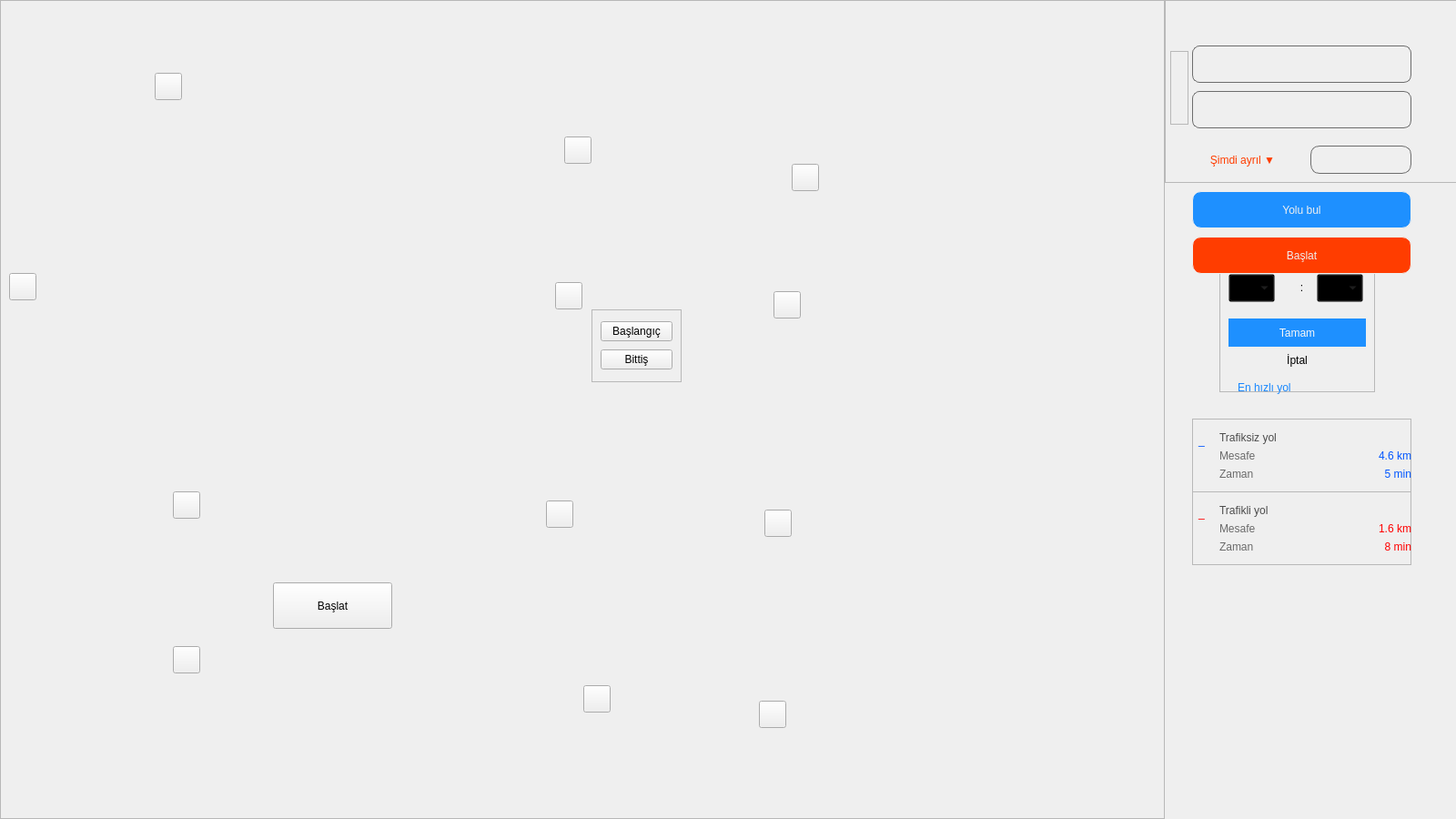
<?xml version="1.0" encoding="UTF-8"?>
<ui version="4.0">
 <class>MainWindow</class>
 <widget class="QMainWindow" name="MainWindow">
  <property name="geometry">
   <rect>
    <x>0</x>
    <y>0</y>
    <width>1600</width>
    <height>900</height>
   </rect>
  </property>
  <property name="windowTitle">
   <string>MainWindow</string>
  </property>
  <widget class="QWidget" name="centralwidget">
   <widget class="QFrame" name="frame">
    <property name="geometry">
     <rect>
      <x>0</x>
      <y>0</y>
      <width>1280</width>
      <height>900</height>
     </rect>
    </property>
    <property name="styleSheet">
     <string notr="true">QFrame#frame{
	background-image: url(:/images/images/map.png);
}</string>
    </property>
    <property name="frameShape">
     <enum>QFrame::StyledPanel</enum>
    </property>
    <property name="frameShadow">
     <enum>QFrame::Raised</enum>
    </property>
    <widget class="QGraphicsView" name="graphicsView">
     <property name="geometry">
      <rect>
       <x>0</x>
       <y>0</y>
       <width>1280</width>
       <height>900</height>
      </rect>
     </property>
     <property name="styleSheet">
      <string notr="true">background-color: transparent;</string>
     </property>
     <property name="frameShape">
      <enum>QFrame::NoFrame</enum>
     </property>
    </widget>
    <widget class="QPushButton" name="node_1">
     <property name="geometry">
      <rect>
       <x>840</x>
       <y>560</y>
       <width>30</width>
       <height>30</height>
      </rect>
     </property>
     <property name="styleSheet">
      <string notr="true">QPushButton:hover{
	image: url(:/images/images/current.png);
}</string>
     </property>
     <property name="text">
      <string/>
     </property>
    </widget>
    <widget class="QPushButton" name="node_2">
     <property name="geometry">
      <rect>
       <x>850</x>
       <y>320</y>
       <width>30</width>
       <height>30</height>
      </rect>
     </property>
     <property name="styleSheet">
      <string notr="true">QPushButton:hover{
	image: url(:/images/images/current.png);
}</string>
     </property>
     <property name="text">
      <string/>
     </property>
    </widget>
    <widget class="QPushButton" name="node_3">
     <property name="geometry">
      <rect>
       <x>610</x>
       <y>310</y>
       <width>30</width>
       <height>30</height>
      </rect>
     </property>
     <property name="text">
      <string/>
     </property>
    </widget>
    <widget class="QPushButton" name="node_4">
     <property name="geometry">
      <rect>
       <x>600</x>
       <y>550</y>
       <width>30</width>
       <height>30</height>
      </rect>
     </property>
     <property name="styleSheet">
      <string notr="true">color: rgb(85, 170, 0);
font: 63 16pt &quot;Bahnschrift SemiBold&quot;;</string>
     </property>
     <property name="text">
      <string/>
     </property>
    </widget>
    <widget class="QPushButton" name="node_5">
     <property name="geometry">
      <rect>
       <x>190</x>
       <y>540</y>
       <width>30</width>
       <height>30</height>
      </rect>
     </property>
     <property name="styleSheet">
      <string notr="true">QPushButton:hover{
	image: url(:/images/images/current.png);
}</string>
     </property>
     <property name="text">
      <string/>
     </property>
    </widget>
    <widget class="QPushButton" name="node_6">
     <property name="geometry">
      <rect>
       <x>190</x>
       <y>710</y>
       <width>30</width>
       <height>30</height>
      </rect>
     </property>
     <property name="styleSheet">
      <string notr="true">QPushButton:hover{
	image: url(:/images/images/current.png);
}</string>
     </property>
     <property name="text">
      <string/>
     </property>
    </widget>
    <widget class="QFrame" name="start_frame">
     <property name="geometry">
      <rect>
       <x>650</x>
       <y>340</y>
       <width>99</width>
       <height>80</height>
      </rect>
     </property>
     <property name="frameShape">
      <enum>QFrame::StyledPanel</enum>
     </property>
     <property name="frameShadow">
      <enum>QFrame::Raised</enum>
     </property>
     <layout class="QVBoxLayout" name="verticalLayout">
      <item>
       <widget class="QPushButton" name="start_point">
        <property name="styleSheet">
         <string notr="true">font: 63 12pt &quot;Bahnschrift SemiBold&quot;;</string>
        </property>
        <property name="text">
         <string>Başlangıç</string>
        </property>
       </widget>
      </item>
      <item>
       <widget class="QPushButton" name="end_point">
        <property name="styleSheet">
         <string notr="true">font: 63 12pt &quot;Bahnschrift SemiBold&quot;;</string>
        </property>
        <property name="text">
         <string>Bittiş</string>
        </property>
       </widget>
      </item>
     </layout>
    </widget>
    <widget class="QPushButton" name="start_btn">
     <property name="geometry">
      <rect>
       <x>300</x>
       <y>640</y>
       <width>131</width>
       <height>51</height>
      </rect>
     </property>
     <property name="styleSheet">
      <string notr="true">font: 63 12pt &quot;Bahnschrift SemiBold&quot;;</string>
     </property>
     <property name="text">
      <string>Başlat</string>
     </property>
    </widget>
    <widget class="QPushButton" name="node_7">
     <property name="geometry">
      <rect>
       <x>641</x>
       <y>753</y>
       <width>30</width>
       <height>30</height>
      </rect>
     </property>
     <property name="styleSheet">
      <string notr="true">QPushButton:hover{
	image: url(:/images/images/current.png);
}</string>
     </property>
     <property name="text">
      <string/>
     </property>
    </widget>
    <widget class="QPushButton" name="node_8">
     <property name="geometry">
      <rect>
       <x>834</x>
       <y>770</y>
       <width>30</width>
       <height>30</height>
      </rect>
     </property>
     <property name="styleSheet">
      <string notr="true">QPushButton:hover{
	image: url(:/images/images/current.png);
}</string>
     </property>
     <property name="text">
      <string/>
     </property>
    </widget>
    <widget class="QPushButton" name="node_9">
     <property name="geometry">
      <rect>
       <x>170</x>
       <y>80</y>
       <width>30</width>
       <height>30</height>
      </rect>
     </property>
     <property name="styleSheet">
      <string notr="true">QPushButton:hover{
	image: url(:/images/images/current.png);
}</string>
     </property>
     <property name="text">
      <string/>
     </property>
    </widget>
    <widget class="QPushButton" name="node_10">
     <property name="geometry">
      <rect>
       <x>620</x>
       <y>150</y>
       <width>30</width>
       <height>30</height>
      </rect>
     </property>
     <property name="styleSheet">
      <string notr="true">QPushButton:hover{
	image: url(:/images/images/goto.png);
}</string>
     </property>
     <property name="text">
      <string/>
     </property>
    </widget>
    <widget class="QPushButton" name="node_11">
     <property name="geometry">
      <rect>
       <x>870</x>
       <y>180</y>
       <width>30</width>
       <height>30</height>
      </rect>
     </property>
     <property name="styleSheet">
      <string notr="true">QPushButton:hover{
	image: url(:/images/images/current.png);
}</string>
     </property>
     <property name="text">
      <string/>
     </property>
    </widget>
    <widget class="QPushButton" name="node_12">
     <property name="geometry">
      <rect>
       <x>10</x>
       <y>300</y>
       <width>30</width>
       <height>30</height>
      </rect>
     </property>
     <property name="styleSheet">
      <string notr="true">QPushButton:hover{
	image: url(:/images/images/current.png);
}</string>
     </property>
     <property name="text">
      <string/>
     </property>
    </widget>
    <widget class="QFrame" name="animation_frame">
     <property name="geometry">
      <rect>
       <x>290</x>
       <y>50</y>
       <width>40</width>
       <height>40</height>
      </rect>
     </property>
     <property name="styleSheet">
      <string notr="true">image: url(:/images/images/animation.png);</string>
     </property>
     <property name="frameShape">
      <enum>QFrame::NoFrame</enum>
     </property>
     <property name="frameShadow">
      <enum>QFrame::Raised</enum>
     </property>
    </widget>
   </widget>
   <widget class="QFrame" name="frame_2">
    <property name="geometry">
     <rect>
      <x>1280</x>
      <y>0</y>
      <width>321</width>
      <height>201</height>
     </rect>
    </property>
    <property name="frameShape">
     <enum>QFrame::StyledPanel</enum>
    </property>
    <property name="frameShadow">
     <enum>QFrame::Raised</enum>
    </property>
    <widget class="QLineEdit" name="depart_line">
     <property name="geometry">
      <rect>
       <x>30</x>
       <y>50</y>
       <width>241</width>
       <height>41</height>
      </rect>
     </property>
     <property name="styleSheet">
      <string notr="true">QLineEdit{
	font: 63 12pt &quot;Bahnschrift&quot;;
border: 1px solid rgb(109, 109, 109);
border-radius: 8px;
background-color: transparent;
}
QLineEdit:hover{
border: 1px solid rgb(32, 166, 255);
}</string>
     </property>
     <property name="inputMask">
      <string/>
     </property>
     <property name="cursorPosition">
      <number>0</number>
     </property>
     <property name="alignment">
      <set>Qt::AlignLeading|Qt::AlignLeft|Qt::AlignVCenter</set>
     </property>
     <property name="placeholderText">
      <string/>
     </property>
     <property name="cursorMoveStyle">
      <enum>Qt::LogicalMoveStyle</enum>
     </property>
     <property name="clearButtonEnabled">
      <bool>false</bool>
     </property>
    </widget>
    <widget class="QPushButton" name="reverse_btn">
     <property name="geometry">
      <rect>
       <x>280</x>
       <y>79</y>
       <width>25</width>
       <height>30</height>
      </rect>
     </property>
     <property name="styleSheet">
      <string notr="true">QPushButton{
border: 0px;
	image: url(:/images/images/swap.png);
}
QPushButton:hover{
border-radius: 10px;
	background-color: rgb(209, 209, 209);
}</string>
     </property>
     <property name="text">
      <string/>
     </property>
    </widget>
    <widget class="QFrame" name="frame_3">
     <property name="geometry">
      <rect>
       <x>6</x>
       <y>56</y>
       <width>20</width>
       <height>81</height>
      </rect>
     </property>
     <property name="styleSheet">
      <string notr="true">image: url(:/images/images/location.png);</string>
     </property>
     <property name="frameShape">
      <enum>QFrame::StyledPanel</enum>
     </property>
     <property name="frameShadow">
      <enum>QFrame::Raised</enum>
     </property>
    </widget>
    <widget class="QLineEdit" name="depaarture_line">
     <property name="geometry">
      <rect>
       <x>30</x>
       <y>100</y>
       <width>241</width>
       <height>41</height>
      </rect>
     </property>
     <property name="styleSheet">
      <string notr="true">QLineEdit{
	font: 63 12pt &quot;Bahnschrift&quot;;
border: 1px solid rgb(109, 109, 109);
border-radius: 8px;
background-color: transparent;
}
QLineEdit:hover{
border: 1px solid rgb(32, 166, 255);
}</string>
     </property>
     <property name="inputMask">
      <string/>
     </property>
     <property name="cursorPosition">
      <number>0</number>
     </property>
     <property name="alignment">
      <set>Qt::AlignLeading|Qt::AlignLeft|Qt::AlignVCenter</set>
     </property>
     <property name="placeholderText">
      <string/>
     </property>
     <property name="cursorMoveStyle">
      <enum>Qt::LogicalMoveStyle</enum>
     </property>
     <property name="clearButtonEnabled">
      <bool>false</bool>
     </property>
    </widget>
    <widget class="QPushButton" name="preferences_btn">
     <property name="geometry">
      <rect>
       <x>160</x>
       <y>160</y>
       <width>111</width>
       <height>31</height>
      </rect>
     </property>
     <property name="styleSheet">
      <string notr="true">QPushButton{
border: 1px solid rgb(109, 109, 109);
border-radius: 10px;
	image: url(:/images/images/preferences.png);
}
QPushButton:hover{
	background-color: rgb(209, 209, 209);
}</string>
     </property>
     <property name="text">
      <string/>
     </property>
    </widget>
    <widget class="QPushButton" name="change_time_btn">
     <property name="geometry">
      <rect>
       <x>30</x>
       <y>160</y>
       <width>111</width>
       <height>31</height>
      </rect>
     </property>
     <property name="styleSheet">
      <string notr="true">QPushButton{
	color: #ff3d00;
border: 0px;
border-radius: 10px;
	font: 63 12pt &quot;Bahnschrift SemiBold&quot;;
}
QPushButton:hover{
	background-color: rgb(209, 209, 209);
}</string>
     </property>
     <property name="text">
      <string>Şimdi ayrıl ▼</string>
     </property>
    </widget>
   </widget>
   <widget class="QFrame" name="set_time_frame">
    <property name="geometry">
     <rect>
      <x>1310</x>
      <y>200</y>
      <width>171</width>
      <height>0</height>
     </rect>
    </property>
    <property name="styleSheet">
     <string notr="true">QFrame#set_time_frame{


}</string>
    </property>
    <property name="frameShape">
     <enum>QFrame::StyledPanel</enum>
    </property>
    <property name="frameShadow">
     <enum>QFrame::Raised</enum>
    </property>
    <layout class="QVBoxLayout" name="verticalLayout_2">
     <property name="spacing">
      <number>0</number>
     </property>
     <property name="leftMargin">
      <number>5</number>
     </property>
     <property name="topMargin">
      <number>0</number>
     </property>
     <property name="rightMargin">
      <number>0</number>
     </property>
     <property name="bottomMargin">
      <number>0</number>
     </property>
     <item>
      <widget class="QPushButton" name="depart_now">
       <property name="minimumSize">
        <size>
         <width>0</width>
         <height>31</height>
        </size>
       </property>
       <property name="maximumSize">
        <size>
         <width>89</width>
         <height>16777215</height>
        </size>
       </property>
       <property name="styleSheet">
        <string notr="true">QPushButton{
	color: rgb(108, 108, 108);
border: 2px solid  transparent;
	font: 63 12pt &quot;Bahnschrift SemiBold&quot;;
}
QPushButton:hover{
border-left: 2px solid  #ff3d00;
}</string>
       </property>
       <property name="text">
        <string>Şimdi ayrıl</string>
       </property>
      </widget>
     </item>
     <item>
      <widget class="QPushButton" name="change_time">
       <property name="minimumSize">
        <size>
         <width>0</width>
         <height>31</height>
        </size>
       </property>
       <property name="maximumSize">
        <size>
         <width>160</width>
         <height>16777215</height>
        </size>
       </property>
       <property name="styleSheet">
        <string notr="true">QPushButton{
	color: rgb(108, 108, 108);
border: 2px solid  transparent;
	font: 63 12pt &quot;Bahnschrift SemiBold&quot;;
}
QPushButton:hover{
border-left: 2px solid  #ff3d00;
}</string>
       </property>
       <property name="text">
        <string>Kalkış saatini ayarla</string>
       </property>
      </widget>
     </item>
    </layout>
   </widget>
   <widget class="QFrame" name="time_frame">
    <property name="geometry">
     <rect>
      <x>1340</x>
      <y>280</y>
      <width>171</width>
      <height>151</height>
     </rect>
    </property>
    <property name="styleSheet">
     <string notr="true"/>
    </property>
    <property name="frameShape">
     <enum>QFrame::StyledPanel</enum>
    </property>
    <property name="frameShadow">
     <enum>QFrame::Raised</enum>
    </property>
    <widget class="QPushButton" name="ok_btn">
     <property name="geometry">
      <rect>
       <x>10</x>
       <y>70</y>
       <width>151</width>
       <height>31</height>
      </rect>
     </property>
     <property name="styleSheet">
      <string notr="true">QPushButton{
	color: rgb(248, 248, 248);
	font: 63 12pt &quot;Bahnschrift SemiBold&quot;;
border: 0px;
	background-color: rgb(30, 144, 255);
}
QPushButton:hover{
	color: rgb(45, 45, 45);
	background-color: rgb(209, 209, 209);
}</string>
     </property>
     <property name="text">
      <string>Tamam</string>
     </property>
    </widget>
    <widget class="QPushButton" name="cancel_btn">
     <property name="geometry">
      <rect>
       <x>10</x>
       <y>100</y>
       <width>151</width>
       <height>31</height>
      </rect>
     </property>
     <property name="styleSheet">
      <string notr="true">QPushButton{
	font: 63 12pt &quot;Bahnschrift SemiBold&quot;;
border: 0px;
}
QPushButton:hover{
	background-color: rgb(209, 209, 209);
}</string>
     </property>
     <property name="text">
      <string>İptal</string>
     </property>
    </widget>
    <widget class="QComboBox" name="hours_combo">
     <property name="geometry">
      <rect>
       <x>10</x>
       <y>21</y>
       <width>51</width>
       <height>31</height>
      </rect>
     </property>
     <property name="styleSheet">
      <string notr="true">QComboBox{
	color: rgb(47, 47, 47);
background-color: transparent;
	font: 63 12pt &quot;Bahnschrift SemiBold&quot;;
}</string>
     </property>
     <property name="currentText">
      <string/>
     </property>
     <property name="currentIndex">
      <number>-1</number>
     </property>
    </widget>
    <widget class="QLabel" name="label">
     <property name="geometry">
      <rect>
       <x>80</x>
       <y>20</y>
       <width>21</width>
       <height>31</height>
      </rect>
     </property>
     <property name="styleSheet">
      <string notr="true">font: 63 12pt &quot;Bahnschrift SemiBold&quot;;</string>
     </property>
     <property name="text">
      <string>:</string>
     </property>
     <property name="alignment">
      <set>Qt::AlignCenter</set>
     </property>
    </widget>
    <widget class="QComboBox" name="min_combo">
     <property name="geometry">
      <rect>
       <x>107</x>
       <y>21</y>
       <width>51</width>
       <height>31</height>
      </rect>
     </property>
     <property name="styleSheet">
      <string notr="true">QComboBox{
	color: rgb(47, 47, 47);
background-color: transparent;
	font: 63 12pt &quot;Bahnschrift SemiBold&quot;;
}</string>
     </property>
     <property name="currentText">
      <string/>
     </property>
     <property name="currentIndex">
      <number>-1</number>
     </property>
    </widget>
   </widget>
   <widget class="QPushButton" name="find_path_btn">
    <property name="geometry">
     <rect>
      <x>1310</x>
      <y>210</y>
      <width>241</width>
      <height>41</height>
     </rect>
    </property>
    <property name="styleSheet">
     <string notr="true">QPushButton{
	font: 63 14pt &quot;Bahnschrift SemiBold&quot;;
	color: rgb(239, 239, 239);
border: 1px solid rgb(239, 239, 239);
border-radius: 10px;
	background-color: rgb(30, 144, 255);
}
QPushButton:hover{
	color: rgb(45, 45, 45);
	background-color: rgb(209, 209, 209);
}</string>
    </property>
    <property name="text">
     <string>Yolu bul</string>
    </property>
   </widget>
   <widget class="QFrame" name="preferences_frame">
    <property name="geometry">
     <rect>
      <x>1551</x>
      <y>200</y>
      <width>0</width>
      <height>221</height>
     </rect>
    </property>
    <property name="frameShape">
     <enum>QFrame::StyledPanel</enum>
    </property>
    <property name="frameShadow">
     <enum>QFrame::Raised</enum>
    </property>
    <widget class="QLabel" name="label_2">
     <property name="geometry">
      <rect>
       <x>0</x>
       <y>0</y>
       <width>151</width>
       <height>41</height>
      </rect>
     </property>
     <property name="styleSheet">
      <string notr="true">font: 63 18pt &quot;Bahnschrift SemiBold&quot;;</string>
     </property>
     <property name="text">
      <string>Tercihler</string>
     </property>
     <property name="alignment">
      <set>Qt::AlignLeading|Qt::AlignLeft|Qt::AlignVCenter</set>
     </property>
    </widget>
    <widget class="QPushButton" name="close_btn">
     <property name="geometry">
      <rect>
       <x>190</x>
       <y>0</y>
       <width>41</width>
       <height>41</height>
      </rect>
     </property>
     <property name="styleSheet">
      <string notr="true">QPushButton{
	color: rgb(136, 136, 136);
	font: 63 14pt &quot;Bahnschrift SemiBold&quot;;
border: 0px;
}
QPushButton:hover{
	color: rgb(63, 63, 63);
}</string>
     </property>
     <property name="text">
      <string>X</string>
     </property>
    </widget>
    <widget class="QPushButton" name="fastest_btn">
     <property name="geometry">
      <rect>
       <x>20</x>
       <y>60</y>
       <width>91</width>
       <height>31</height>
      </rect>
     </property>
     <property name="minimumSize">
      <size>
       <width>0</width>
       <height>31</height>
      </size>
     </property>
     <property name="maximumSize">
      <size>
       <width>160</width>
       <height>16777215</height>
      </size>
     </property>
     <property name="styleSheet">
      <string notr="true">QPushButton{
	color: rgb(108, 108, 108);
border: 2px solid  transparent;
	font: 63 12pt &quot;Bahnschrift SemiBold&quot;;
}
QPushButton:hover{
border-left: 2px solid   rgb(63, 63, 63);
	color:  rgb(63, 63, 63);
}</string>
     </property>
     <property name="text">
      <string>En hızlı yol</string>
     </property>
    </widget>
    <widget class="QPushButton" name="shortest_btn">
     <property name="geometry">
      <rect>
       <x>20</x>
       <y>100</y>
       <width>91</width>
       <height>31</height>
      </rect>
     </property>
     <property name="minimumSize">
      <size>
       <width>0</width>
       <height>31</height>
      </size>
     </property>
     <property name="maximumSize">
      <size>
       <width>160</width>
       <height>16777215</height>
      </size>
     </property>
     <property name="styleSheet">
      <string notr="true">QPushButton{
	color: rgb(108, 108, 108);
border: 2px solid  transparent;
	font: 63 12pt &quot;Bahnschrift SemiBold&quot;;
}
QPushButton:hover{
border-left: 2px solid   rgb(63, 63, 63);
	color:  rgb(63, 63, 63);
}</string>
     </property>
     <property name="text">
      <string>En kısa yol</string>
     </property>
    </widget>
    <widget class="QPushButton" name="find_path_btn_2">
     <property name="geometry">
      <rect>
       <x>0</x>
       <y>150</y>
       <width>241</width>
       <height>41</height>
      </rect>
     </property>
     <property name="styleSheet">
      <string notr="true">QPushButton{
	font: 63 14pt &quot;Bahnschrift SemiBold&quot;;
	color: rgb(239, 239, 239);
border: 1px solid rgb(239, 239, 239);
border-radius: 10px;
	background-color: rgb(30, 144, 255);
}
QPushButton:hover{
	color: rgb(45, 45, 45);
	background-color: rgb(209, 209, 209);
}</string>
     </property>
     <property name="text">
      <string>Yolu bul</string>
     </property>
    </widget>
   </widget>
   <widget class="QFrame" name="trafiksiz_frame">
    <property name="geometry">
     <rect>
      <x>1310</x>
      <y>460</y>
      <width>241</width>
      <height>81</height>
     </rect>
    </property>
    <property name="frameShape">
     <enum>QFrame::StyledPanel</enum>
    </property>
    <property name="frameShadow">
     <enum>QFrame::Raised</enum>
    </property>
    <widget class="QLabel" name="label_3">
     <property name="geometry">
      <rect>
       <x>0</x>
       <y>10</y>
       <width>21</width>
       <height>21</height>
      </rect>
     </property>
     <property name="styleSheet">
      <string notr="true">color: rgb(0, 85, 255);
font: 63 38pt &quot;Bahnschrift SemiBold&quot;;</string>
     </property>
     <property name="text">
      <string>_</string>
     </property>
     <property name="alignment">
      <set>Qt::AlignBottom|Qt::AlignHCenter</set>
     </property>
    </widget>
    <widget class="QLabel" name="label_4">
     <property name="geometry">
      <rect>
       <x>30</x>
       <y>10</y>
       <width>131</width>
       <height>21</height>
      </rect>
     </property>
     <property name="styleSheet">
      <string notr="true">font: 63 14pt &quot;Bahnschrift SemiBold&quot;;
color: rgb(75, 75, 75);</string>
     </property>
     <property name="text">
      <string>Trafiksiz yol</string>
     </property>
    </widget>
    <widget class="QLabel" name="label_5">
     <property name="geometry">
      <rect>
       <x>30</x>
       <y>30</y>
       <width>71</width>
       <height>21</height>
      </rect>
     </property>
     <property name="styleSheet">
      <string notr="true">font: 63 12pt &quot;Bahnschrift SemiBold&quot;;
color: rgb(106, 106, 106);</string>
     </property>
     <property name="text">
      <string>Mesafe</string>
     </property>
    </widget>
    <widget class="QLabel" name="label_6">
     <property name="geometry">
      <rect>
       <x>30</x>
       <y>50</y>
       <width>91</width>
       <height>21</height>
      </rect>
     </property>
     <property name="styleSheet">
      <string notr="true">font: 63 12pt &quot;Bahnschrift SemiBold&quot;;
color: rgb(106, 106, 106);</string>
     </property>
     <property name="text">
      <string>Zaman</string>
     </property>
    </widget>
    <widget class="QLabel" name="trafiksiz_distance">
     <property name="geometry">
      <rect>
       <x>170</x>
       <y>30</y>
       <width>71</width>
       <height>21</height>
      </rect>
     </property>
     <property name="styleSheet">
      <string notr="true">font: 63 12pt &quot;Bahnschrift SemiBold&quot;;
color: rgb(0, 85, 255);</string>
     </property>
     <property name="text">
      <string>4.6 km</string>
     </property>
     <property name="alignment">
      <set>Qt::AlignRight|Qt::AlignTrailing|Qt::AlignVCenter</set>
     </property>
    </widget>
    <widget class="QLabel" name="trafiksiz_time">
     <property name="geometry">
      <rect>
       <x>170</x>
       <y>50</y>
       <width>71</width>
       <height>21</height>
      </rect>
     </property>
     <property name="styleSheet">
      <string notr="true">font: 63 12pt &quot;Bahnschrift SemiBold&quot;;
color: rgb(0, 85, 255);</string>
     </property>
     <property name="text">
      <string>5 min</string>
     </property>
     <property name="alignment">
      <set>Qt::AlignRight|Qt::AlignTrailing|Qt::AlignVCenter</set>
     </property>
    </widget>
   </widget>
   <widget class="QFrame" name="trafikli_frame">
    <property name="geometry">
     <rect>
      <x>1310</x>
      <y>540</y>
      <width>241</width>
      <height>81</height>
     </rect>
    </property>
    <property name="frameShape">
     <enum>QFrame::StyledPanel</enum>
    </property>
    <property name="frameShadow">
     <enum>QFrame::Raised</enum>
    </property>
    <widget class="QLabel" name="label_9">
     <property name="geometry">
      <rect>
       <x>0</x>
       <y>10</y>
       <width>21</width>
       <height>21</height>
      </rect>
     </property>
     <property name="styleSheet">
      <string notr="true">color: rgb(255, 0, 0);
font: 63 38pt &quot;Bahnschrift SemiBold&quot;;</string>
     </property>
     <property name="text">
      <string>_</string>
     </property>
     <property name="alignment">
      <set>Qt::AlignBottom|Qt::AlignHCenter</set>
     </property>
    </widget>
    <widget class="QLabel" name="label_10">
     <property name="geometry">
      <rect>
       <x>30</x>
       <y>10</y>
       <width>131</width>
       <height>21</height>
      </rect>
     </property>
     <property name="styleSheet">
      <string notr="true">font: 63 14pt &quot;Bahnschrift SemiBold&quot;;
color: rgb(75, 75, 75);</string>
     </property>
     <property name="text">
      <string>Trafikli yol</string>
     </property>
    </widget>
    <widget class="QLabel" name="label_11">
     <property name="geometry">
      <rect>
       <x>30</x>
       <y>30</y>
       <width>71</width>
       <height>21</height>
      </rect>
     </property>
     <property name="styleSheet">
      <string notr="true">font: 63 12pt &quot;Bahnschrift SemiBold&quot;;
color: rgb(106, 106, 106);</string>
     </property>
     <property name="text">
      <string>Mesafe</string>
     </property>
    </widget>
    <widget class="QLabel" name="label_12">
     <property name="geometry">
      <rect>
       <x>30</x>
       <y>50</y>
       <width>91</width>
       <height>21</height>
      </rect>
     </property>
     <property name="styleSheet">
      <string notr="true">font: 63 12pt &quot;Bahnschrift SemiBold&quot;;
color: rgb(106, 106, 106);</string>
     </property>
     <property name="text">
      <string>Zaman</string>
     </property>
    </widget>
    <widget class="QLabel" name="trafikli_distance">
     <property name="geometry">
      <rect>
       <x>170</x>
       <y>30</y>
       <width>71</width>
       <height>21</height>
      </rect>
     </property>
     <property name="styleSheet">
      <string notr="true">font: 63 12pt &quot;Bahnschrift SemiBold&quot;;
color: rgb(255, 0, 0);</string>
     </property>
     <property name="text">
      <string>1.6 km</string>
     </property>
     <property name="alignment">
      <set>Qt::AlignRight|Qt::AlignTrailing|Qt::AlignVCenter</set>
     </property>
    </widget>
    <widget class="QLabel" name="trafikli_time">
     <property name="geometry">
      <rect>
       <x>170</x>
       <y>50</y>
       <width>71</width>
       <height>21</height>
      </rect>
     </property>
     <property name="styleSheet">
      <string notr="true">font: 63 12pt &quot;Bahnschrift SemiBold&quot;;
color: rgb(255, 0, 0);</string>
     </property>
     <property name="text">
      <string>8 min</string>
     </property>
     <property name="alignment">
      <set>Qt::AlignRight|Qt::AlignTrailing|Qt::AlignVCenter</set>
     </property>
    </widget>
   </widget>
   <widget class="QLabel" name="filtered_label">
    <property name="geometry">
     <rect>
      <x>1360</x>
      <y>410</y>
      <width>141</width>
      <height>31</height>
     </rect>
    </property>
    <property name="styleSheet">
     <string notr="true">font: 63 20pt &quot;Bahnschrift SemiBold&quot;;
color: rgb(23, 135, 255);</string>
    </property>
    <property name="text">
     <string>En hızlı yol</string>
    </property>
   </widget>
   <widget class="QPushButton" name="start_path_btn">
    <property name="geometry">
     <rect>
      <x>1310</x>
      <y>260</y>
      <width>241</width>
      <height>41</height>
     </rect>
    </property>
    <property name="styleSheet">
     <string notr="true">QPushButton{
	font: 63 14pt &quot;Bahnschrift SemiBold&quot;;
	color: rgb(239, 239, 239);
border: 1px solid rgb(239, 239, 239);
border-radius: 10px;
	background-color: #ff3d00;
}
QPushButton:hover{
	color: rgb(45, 45, 45);
	background-color: rgb(209, 209, 209);
}</string>
    </property>
    <property name="text">
     <string>Başlat</string>
    </property>
   </widget>
   <zorder>frame</zorder>
   <zorder>frame_2</zorder>
   <zorder>time_frame</zorder>
   <zorder>find_path_btn</zorder>
   <zorder>set_time_frame</zorder>
   <zorder>preferences_frame</zorder>
   <zorder>trafiksiz_frame</zorder>
   <zorder>trafikli_frame</zorder>
   <zorder>filtered_label</zorder>
   <zorder>start_path_btn</zorder>
  </widget>
 </widget>
 <resources>
  <include location="resource.qrc"/>
 </resources>
 <connections/>
</ui>
